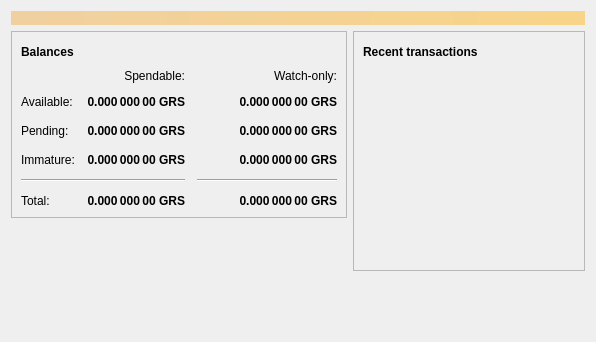
<?xml version="1.0" encoding="UTF-8"?>
<ui version="4.0">
 <class>OverviewPage</class>
 <widget class="QWidget" name="OverviewPage">
  <property name="geometry">
   <rect>
    <x>0</x>
    <y>0</y>
    <width>596</width>
    <height>342</height>
   </rect>
  </property>
  <property name="windowTitle">
   <string>Form</string>
  </property>
  <layout class="QVBoxLayout" name="topLayout">
   <item>
    <widget class="QLabel" name="labelAlerts">
     <property name="visible">
      <bool>false</bool>
     </property>
     <property name="styleSheet">
      <string notr="true">QLabel { background-color: qlineargradient(x1: 0, y1: 0, x2: 1, y2: 0, stop:0 #F0D0A0, stop:1 #F8D488); color:#000000; }</string>
     </property>
     <property name="wordWrap">
      <bool>true</bool>
     </property>
     <property name="margin">
      <number>3</number>
     </property>
     <property name="textInteractionFlags">
      <set>Qt::TextSelectableByMouse</set>
     </property>
    </widget>
   </item>
   <item>
    <layout class="QHBoxLayout" name="horizontalLayout" stretch="1,1">
     <item>
      <layout class="QVBoxLayout" name="verticalLayout_2">
       <item>
        <widget class="QFrame" name="frame">
         <property name="frameShape">
          <enum>QFrame::StyledPanel</enum>
         </property>
         <property name="frameShadow">
          <enum>QFrame::Raised</enum>
         </property>
         <layout class="QVBoxLayout" name="verticalLayout_4">
          <item>
           <layout class="QHBoxLayout" name="horizontalLayout_4">
            <item>
             <widget class="QLabel" name="label_5">
              <property name="font">
               <font>
                <weight>75</weight>
                <bold>true</bold>
               </font>
              </property>
              <property name="text">
               <string>Balances</string>
              </property>
             </widget>
            </item>
            <item>
             <widget class="QPushButton" name="labelWalletStatus">
              <property name="enabled">
               <bool>true</bool>
              </property>
              <property name="maximumSize">
               <size>
                <width>30</width>
                <height>16777215</height>
               </size>
              </property>
              <property name="toolTip">
               <string>The displayed information may be out of date. Your wallet automatically synchronizes with the Dallar network after a connection is established, but this process has not completed yet.</string>
              </property>
              <property name="text">
               <string/>
              </property>
              <property name="icon">
               <iconset resource="../bitcoin.qrc">
                <normaloff>:/icons/warning</normaloff>
                <disabledoff>:/icons/warning</disabledoff>:/icons/warning</iconset>
              </property>
              <property name="iconSize">
               <size>
                <width>24</width>
                <height>24</height>
               </size>
              </property>
              <property name="flat">
               <bool>true</bool>
              </property>
             </widget>
            </item>
            <item>
             <spacer name="horizontalSpacer_3">
              <property name="orientation">
               <enum>Qt::Horizontal</enum>
              </property>
              <property name="sizeHint" stdset="0">
               <size>
                <width>40</width>
                <height>20</height>
               </size>
              </property>
             </spacer>
            </item>
           </layout>
          </item>
          <item>
           <layout class="QGridLayout" name="gridLayout">
            <property name="spacing">
             <number>12</number>
            </property>
            <item row="2" column="2">
             <widget class="QLabel" name="labelWatchPending">
              <property name="font">
               <font>
                <weight>75</weight>
                <bold>true</bold>
               </font>
              </property>
              <property name="cursor">
               <cursorShape>IBeamCursor</cursorShape>
              </property>
              <property name="toolTip">
               <string>Unconfirmed transactions to watch-only addresses</string>
              </property>
              <property name="text">
               <string notr="true">0.000 000 00 GRS</string>
              </property>
              <property name="alignment">
               <set>Qt::AlignRight|Qt::AlignTrailing|Qt::AlignVCenter</set>
              </property>
              <property name="textInteractionFlags">
               <set>Qt::LinksAccessibleByMouse|Qt::TextSelectableByKeyboard|Qt::TextSelectableByMouse</set>
              </property>
             </widget>
            </item>
            <item row="2" column="1">
             <widget class="QLabel" name="labelUnconfirmed">
              <property name="font">
               <font>
                <weight>75</weight>
                <bold>true</bold>
               </font>
              </property>
              <property name="cursor">
               <cursorShape>IBeamCursor</cursorShape>
              </property>
              <property name="toolTip">
               <string>Total of transactions that have yet to be confirmed, and do not yet count toward the spendable balance</string>
              </property>
              <property name="text">
               <string notr="true">0.000 000 00 GRS</string>
              </property>
              <property name="alignment">
               <set>Qt::AlignRight|Qt::AlignTrailing|Qt::AlignVCenter</set>
              </property>
              <property name="textInteractionFlags">
               <set>Qt::LinksAccessibleByMouse|Qt::TextSelectableByKeyboard|Qt::TextSelectableByMouse</set>
              </property>
             </widget>
            </item>
            <item row="3" column="2">
             <widget class="QLabel" name="labelWatchImmature">
              <property name="font">
               <font>
                <weight>75</weight>
                <bold>true</bold>
               </font>
              </property>
              <property name="cursor">
               <cursorShape>IBeamCursor</cursorShape>
              </property>
              <property name="toolTip">
               <string>Mined balance in watch-only addresses that has not yet matured</string>
              </property>
              <property name="text">
               <string notr="true">0.000 000 00 GRS</string>
              </property>
              <property name="alignment">
               <set>Qt::AlignRight|Qt::AlignTrailing|Qt::AlignVCenter</set>
              </property>
              <property name="textInteractionFlags">
               <set>Qt::LinksAccessibleByMouse|Qt::TextSelectableByKeyboard|Qt::TextSelectableByMouse</set>
              </property>
             </widget>
            </item>
            <item row="4" column="0" colspan="2">
             <widget class="Line" name="line">
              <property name="orientation">
               <enum>Qt::Horizontal</enum>
              </property>
             </widget>
            </item>
            <item row="4" column="2">
             <widget class="Line" name="lineWatchBalance">
              <property name="sizePolicy">
               <sizepolicy hsizetype="Preferred" vsizetype="Fixed">
                <horstretch>0</horstretch>
                <verstretch>0</verstretch>
               </sizepolicy>
              </property>
              <property name="minimumSize">
               <size>
                <width>140</width>
                <height>0</height>
               </size>
              </property>
              <property name="orientation">
               <enum>Qt::Horizontal</enum>
              </property>
             </widget>
            </item>
            <item row="5" column="0">
             <widget class="QLabel" name="labelTotalText">
              <property name="text">
               <string>Total:</string>
              </property>
             </widget>
            </item>
            <item row="3" column="1">
             <widget class="QLabel" name="labelImmature">
              <property name="font">
               <font>
                <weight>75</weight>
                <bold>true</bold>
               </font>
              </property>
              <property name="cursor">
               <cursorShape>IBeamCursor</cursorShape>
              </property>
              <property name="toolTip">
               <string>Mined balance that has not yet matured</string>
              </property>
              <property name="text">
               <string notr="true">0.000 000 00 GRS</string>
              </property>
              <property name="alignment">
               <set>Qt::AlignRight|Qt::AlignTrailing|Qt::AlignVCenter</set>
              </property>
              <property name="textInteractionFlags">
               <set>Qt::LinksAccessibleByMouse|Qt::TextSelectableByKeyboard|Qt::TextSelectableByMouse</set>
              </property>
             </widget>
            </item>
            <item row="2" column="3">
             <spacer name="horizontalSpacer_2">
              <property name="orientation">
               <enum>Qt::Horizontal</enum>
              </property>
              <property name="sizeHint" stdset="0">
               <size>
                <width>40</width>
                <height>20</height>
               </size>
              </property>
             </spacer>
            </item>
            <item row="3" column="0">
             <widget class="QLabel" name="labelImmatureText">
              <property name="text">
               <string>Immature:</string>
              </property>
             </widget>
            </item>
            <item row="5" column="1">
             <widget class="QLabel" name="labelTotal">
              <property name="font">
               <font>
                <weight>75</weight>
                <bold>true</bold>
               </font>
              </property>
              <property name="cursor">
               <cursorShape>IBeamCursor</cursorShape>
              </property>
              <property name="toolTip">
               <string>Your current total balance</string>
              </property>
              <property name="text">
               <string notr="true">0.000 000 00 GRS</string>
              </property>
              <property name="alignment">
               <set>Qt::AlignRight|Qt::AlignTrailing|Qt::AlignVCenter</set>
              </property>
              <property name="textInteractionFlags">
               <set>Qt::LinksAccessibleByMouse|Qt::TextSelectableByKeyboard|Qt::TextSelectableByMouse</set>
              </property>
             </widget>
            </item>
            <item row="5" column="2">
             <widget class="QLabel" name="labelWatchTotal">
              <property name="font">
               <font>
                <weight>75</weight>
                <bold>true</bold>
               </font>
              </property>
              <property name="cursor">
               <cursorShape>IBeamCursor</cursorShape>
              </property>
              <property name="toolTip">
               <string>Current total balance in watch-only addresses</string>
              </property>
              <property name="text">
               <string notr="true">0.000 000 00 GRS</string>
              </property>
              <property name="alignment">
               <set>Qt::AlignRight|Qt::AlignTrailing|Qt::AlignVCenter</set>
              </property>
              <property name="textInteractionFlags">
               <set>Qt::LinksAccessibleByMouse|Qt::TextSelectableByKeyboard|Qt::TextSelectableByMouse</set>
              </property>
             </widget>
            </item>
            <item row="0" column="2">
             <widget class="QLabel" name="labelWatchonly">
              <property name="text">
               <string>Watch-only:</string>
              </property>
              <property name="alignment">
               <set>Qt::AlignRight|Qt::AlignTrailing|Qt::AlignVCenter</set>
              </property>
             </widget>
            </item>
            <item row="1" column="0">
             <widget class="QLabel" name="labelBalanceText">
              <property name="text">
               <string>Available:</string>
              </property>
             </widget>
            </item>
            <item row="1" column="1">
             <widget class="QLabel" name="labelBalance">
              <property name="font">
               <font>
                <weight>75</weight>
                <bold>true</bold>
               </font>
              </property>
              <property name="cursor">
               <cursorShape>IBeamCursor</cursorShape>
              </property>
              <property name="toolTip">
               <string>Your current spendable balance</string>
              </property>
              <property name="text">
               <string notr="true">0.000 000 00 GRS</string>
              </property>
              <property name="alignment">
               <set>Qt::AlignRight|Qt::AlignTrailing|Qt::AlignVCenter</set>
              </property>
              <property name="textInteractionFlags">
               <set>Qt::LinksAccessibleByMouse|Qt::TextSelectableByKeyboard|Qt::TextSelectableByMouse</set>
              </property>
             </widget>
            </item>
            <item row="1" column="2">
             <widget class="QLabel" name="labelWatchAvailable">
              <property name="font">
               <font>
                <weight>75</weight>
                <bold>true</bold>
               </font>
              </property>
              <property name="cursor">
               <cursorShape>IBeamCursor</cursorShape>
              </property>
              <property name="toolTip">
               <string>Your current balance in watch-only addresses</string>
              </property>
              <property name="text">
               <string notr="true">0.000 000 00 GRS</string>
              </property>
              <property name="alignment">
               <set>Qt::AlignRight|Qt::AlignTrailing|Qt::AlignVCenter</set>
              </property>
              <property name="textInteractionFlags">
               <set>Qt::LinksAccessibleByMouse|Qt::TextSelectableByKeyboard|Qt::TextSelectableByMouse</set>
              </property>
             </widget>
            </item>
            <item row="2" column="0">
             <widget class="QLabel" name="labelPendingText">
              <property name="text">
               <string>Pending:</string>
              </property>
             </widget>
            </item>
            <item row="0" column="1">
             <widget class="QLabel" name="labelSpendable">
              <property name="text">
               <string>Spendable:</string>
              </property>
              <property name="alignment">
               <set>Qt::AlignRight|Qt::AlignTrailing|Qt::AlignVCenter</set>
              </property>
             </widget>
            </item>
           </layout>
          </item>
         </layout>
        </widget>
       </item>
       <item>
        <spacer name="verticalSpacer">
         <property name="orientation">
          <enum>Qt::Vertical</enum>
         </property>
         <property name="sizeHint" stdset="0">
          <size>
           <width>20</width>
           <height>40</height>
          </size>
         </property>
        </spacer>
       </item>
      </layout>
     </item>
     <item>
      <layout class="QVBoxLayout" name="verticalLayout_3">
       <item>
        <widget class="QFrame" name="frame_2">
         <property name="frameShape">
          <enum>QFrame::StyledPanel</enum>
         </property>
         <property name="frameShadow">
          <enum>QFrame::Raised</enum>
         </property>
         <layout class="QVBoxLayout" name="verticalLayout">
          <item>
           <layout class="QHBoxLayout" name="horizontalLayout_2">
            <item>
             <widget class="QLabel" name="label_4">
              <property name="font">
               <font>
                <weight>75</weight>
                <bold>true</bold>
               </font>
              </property>
              <property name="text">
               <string>Recent transactions</string>
              </property>
             </widget>
            </item>
            <item>
             <widget class="QPushButton" name="labelTransactionsStatus">
              <property name="enabled">
               <bool>true</bool>
              </property>
              <property name="maximumSize">
               <size>
                <width>30</width>
                <height>16777215</height>
               </size>
              </property>
              <property name="toolTip">
               <string>The displayed information may be out of date. Your wallet automatically synchronizes with the Dallar network after a connection is established, but this process has not completed yet.</string>
              </property>
              <property name="text">
               <string/>
              </property>
              <property name="icon">
               <iconset resource="../bitcoin.qrc">
                <normaloff>:/icons/warning</normaloff>
                <disabledoff>:/icons/warning</disabledoff>:/icons/warning</iconset>
              </property>
              <property name="iconSize">
               <size>
                <width>24</width>
                <height>24</height>
               </size>
              </property>
              <property name="flat">
               <bool>true</bool>
              </property>
             </widget>
            </item>
            <item>
             <spacer name="horizontalSpacer">
              <property name="orientation">
               <enum>Qt::Horizontal</enum>
              </property>
              <property name="sizeHint" stdset="0">
               <size>
                <width>40</width>
                <height>20</height>
               </size>
              </property>
             </spacer>
            </item>
           </layout>
          </item>
          <item>
           <widget class="QListView" name="listTransactions">
            <property name="styleSheet">
             <string notr="true">QListView { background: transparent; }</string>
            </property>
            <property name="frameShape">
             <enum>QFrame::NoFrame</enum>
            </property>
            <property name="verticalScrollBarPolicy">
             <enum>Qt::ScrollBarAlwaysOff</enum>
            </property>
            <property name="horizontalScrollBarPolicy">
             <enum>Qt::ScrollBarAlwaysOff</enum>
            </property>
            <property name="selectionMode">
             <enum>QAbstractItemView::NoSelection</enum>
            </property>
           </widget>
          </item>
         </layout>
        </widget>
       </item>
       <item>
        <spacer name="verticalSpacer_2">
         <property name="orientation">
          <enum>Qt::Vertical</enum>
         </property>
         <property name="sizeHint" stdset="0">
          <size>
           <width>20</width>
           <height>40</height>
          </size>
         </property>
        </spacer>
       </item>
      </layout>
     </item>
    </layout>
   </item>
  </layout>
 </widget>
 <resources/>
 <connections/>
</ui>
